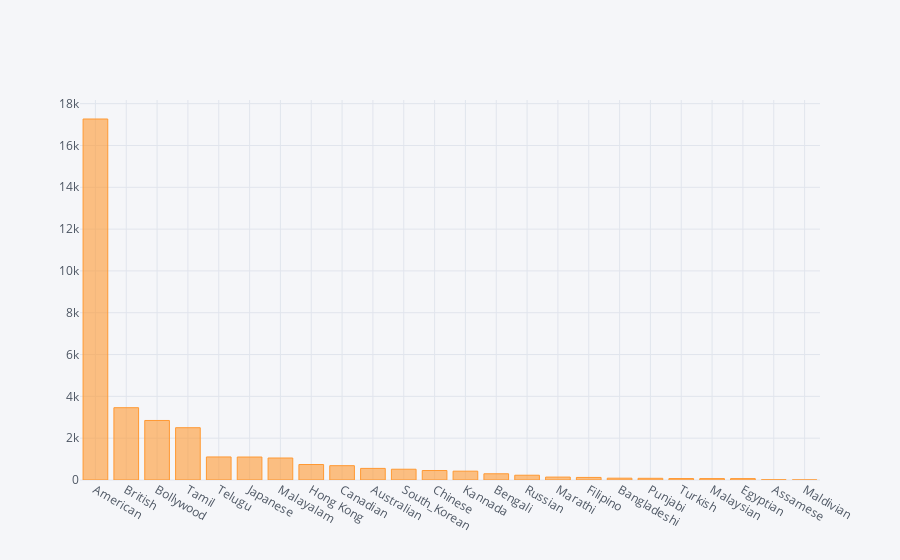

This figure's notebook cell:
### Code cell
movie['Origin/Ethnicity'].value_counts().iplot(kind='bar')

### Figure 1 — Plotly figure (JSON) as saved in the notebook; plotly's stock layout.template omitted (floating-point values rounded to 4 significant figures)
{"data": [{"marker": {"color": "rgba(255, 153, 51, 0.6)", "line": {"color": "rgba(255, 153, 51, 1.0)", "width": 1}}, "name": "Origin/Ethnicity", "orientation": "v", "text": "", "type": "bar", "uid": "14f91226-f4e4-49ee-92e2-60e83e8a38a9", "x": ["American", "British", "Bollywood", "Tamil", "Telugu", "Japanese", "Malayalam", "Hong Kong", "Canadian", "Australian", "South_Korean", "Chinese", "Kannada", "Bengali", "Russian", "Marathi", "Filipino", "Bangladeshi", "Punjabi", "Turkish", "Malaysian", "Egyptian", "Assamese", "Maldivian"], "y": [17266, 3458, 2847, 2501, 1102, 1099, 1052, 741, 685, 555, 515, 454, 423, 298, 228, 139, 123, 87, 81, 69, 68, 67, 9, 2]}], "layout": {"legend": {"bgcolor": "#F5F6F9", "font": {"color": "#4D5663"}}, "paper_bgcolor": "#F5F6F9", "plot_bgcolor": "#F5F6F9", "title": {"font": {"color": "#4D5663"}}, "xaxis": {"gridcolor": "#E1E5ED", "showgrid": true, "tickfont": {"color": "#4D5663"}, "title": {"font": {"color": "#4D5663"}, "text": ""}, "zerolinecolor": "#E1E5ED"}, "yaxis": {"gridcolor": "#E1E5ED", "showgrid": true, "tickfont": {"color": "#4D5663"}, "title": {"font": {"color": "#4D5663"}, "text": ""}, "zerolinecolor": "#E1E5ED"}}}
